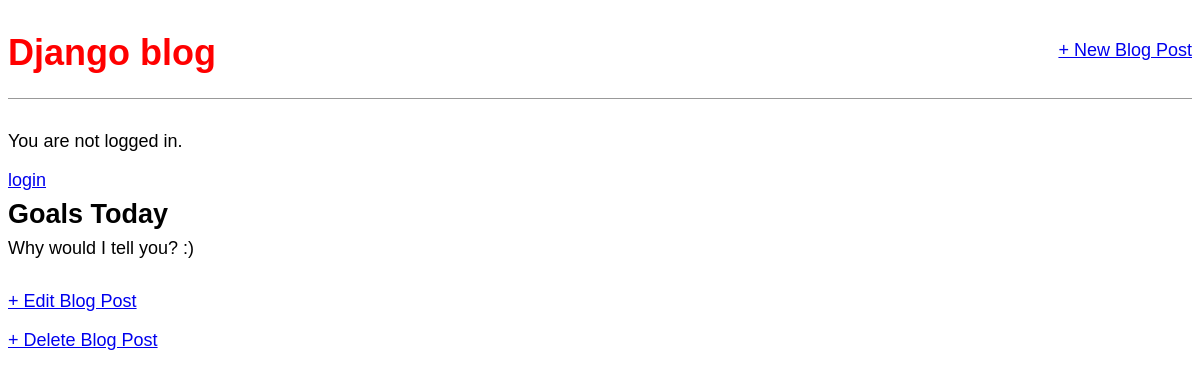
The app's page /post/2, older data.
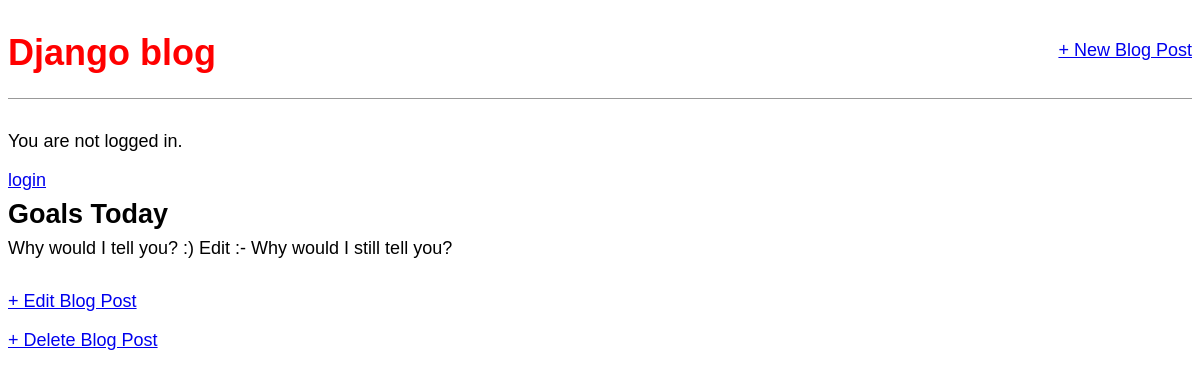
The same page, newer data.
### blog/models.py (models this page shows, shortened)
class Post(models.Model):
    title = models.CharField(max_length=200)
    author = models.ForeignKey(
        'auth.User',
        on_delete=models.CASCADE,
    )
    body = models.TextField()

### blog/views.py (the view)
# urls.py: path('post/<int:pk>', views.BlogDetailView.as_view(), name='post_detail'),
class BlogDetailView(DetailView):
    model = Post
    template_name = 'post_detail.html'

### templates/post_detail.html
{% extends 'base.html' %}
{% block content %}
<div class="post-entry">
    <h2>{{ object.title }}</h2>
    <p>{{ object.body }}</p>
</div>
<p><a href="{% url 'post_edit' post.pk %}">+ Edit Blog Post</a></p>
<p><a href="{% url 'post_delete' post.pk %}">+ Delete Blog Post</a></p>
{% endblock content %}

### templates/base.html (shortened to what this page needs)
{% load static %}
<html>
<head>
    <link rel="stylesheet" href="{% static 'css/base.css' %}">
</head>
<body>
    <div class="container">
        <header>
            <div class="nav-left">
                <h1><a href="/">Django blog</a></h1>
            </div>
            <div class="nav-right">
                <a href="{% url 'post_new' %}"> + New Blog Post</a>
            </div>
        </header>
        {% if user.is_authenticated %}
        <p>Hi {{user.username}}!</p>
        <p><a href="{% url 'logout' %}">logout</a></p>
        {% else %}
        <p>You are not logged in.</p>
        <a href="{% url 'login' %}">login</a>
        {% endif %}
        {% block content %}
        {% endblock content %}
    </div>
</body>
</html>

### static/css/base.css (style rules this page uses)
header h1 a { color: red; }
body { font-family: 'Source Sans Pro', sans-serif; font-size: 18px; }
header { border-bottom: 1px solid #999; margin-bottom: 2rem; display: flex; }
header h1 a { color: red; text-decoration: none; }
.nav-left { margin-right: auto; }
.nav-right { display: flex; padding-top: 2rem; }
.post-entry { margin-bottom: 2rem; }
.post-entry h2 { margin: 0.5rem 0; }
.post-entry p { margin: 0; font-weight: 400; }

Row changes from the older to the newer data that the page shows:
changed Post "Goals Today": body "Why would I tell you? :)" → "Why would I tell you? :) Edit :- Why would I still tell you?"
